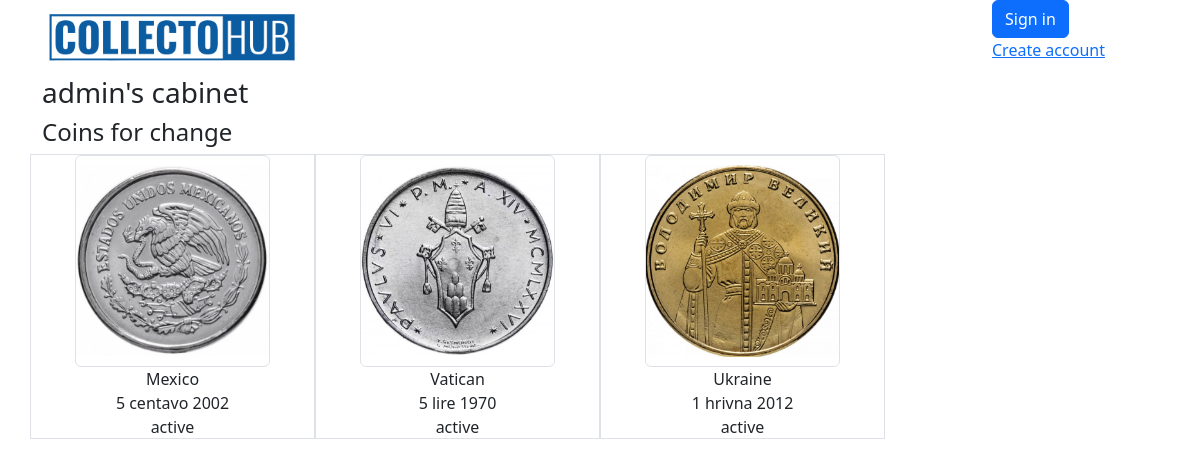
/user/cabinet/1/, run on the app's committed database.
### coins/models.py (models this page shows, shortened)
class Coin(models.Model):
    img_front = models.ImageField(upload_to='products_image', blank=True)
    img_back = models.ImageField(upload_to='products_image', blank=True)
    img_add_1 = models.ImageField(upload_to='products_image', blank=True)
    img_add_2 = models.ImageField(upload_to='products_image', blank=True)
    country = models.ForeignKey(Country, on_delete=models.CASCADE, related_name='coins')  # Reference to Country
    denomination = models.CharField(max_length=150)  # Denomination
    year = models.IntegerField()  # Year
    material = models.CharField(max_length=15, blank=True, choices=material_choices)  # Material
    safety = models.CharField(max_length=2, blank=True, choices=safety_choices)  # Optional field for admin use
    weight = models.FloatField(blank=True, null=True)  # Weight
    diameter = models.FloatField(blank=True, null=True)  # Diameter
    thickness = models.FloatField(blank=True, null=True)  # Thickness
    circulation = models.IntegerField(blank=True, null=True)  # Circulation
    owner = models.ForeignKey(User, on_delete=models.CASCADE, related_name='coins')
    box = models.ForeignKey('Box', on_delete=models.SET_NULL, blank=True, null=True, related_name='coins')
    status = models.CharField(max_length=1, choices=status_choices_coin, default='a')
    class Meta:
        verbose_name = 'Coin'
        verbose_name_plural = 'Coins'

class Country(models.Model):
    name = models.CharField(max_length=150, unique=True)
    continent = models.ForeignKey(Continent, on_delete=models.CASCADE, related_name="countries")
    class Meta:
        verbose_name = "Country"
        verbose_name_plural = "Countries"
    def __str__(self):
        return self.name

### coins/views.py (the view)
# urls.py: path('user/cabinet/<int:pk>/', views.UserCabinetView.as_view(), name='user-cabinet'),
class UserCabinetView(DetailView):
    model = User
    template_name = 'coins/user_cabinet.html'
    context_object_name = 'owner'
    extra_context = {
        'form': MessageForm(),
    }

### coins/models.py (called while the page is built)
    def active_coins(self):
        return self.user.coins.filter(status='a')

### coins/templates/coins/user_cabinet.html (shortened to what this page needs)
{% extends 'coins/base.html' %}
{% block content %}
<h3>{{ owner }}'s cabinet</h3>
<h4>Coins for change </h4>
<div class="row">
  {% for coin in owner.profile.active_coins %}
  <div class="col-3 text-center border">
    <a href="{% url 'coins:coin-detail' pk=coin.id %}">
      <img
        src="{{ coin.img_front.url }}"
        alt="coin"
        class="w-75 h-75 object-fit-contain border rounded"
      />
    </a>
    <p>
      {{ coin.country }}
      <br />
      {{ coin.denomination }} {{ coin.year }}
      <br>
      {{ coin.get_status_display }}
    </p>
  </div>
  {% endfor %}
</div>
{% endblock %}

### data on the page
Coin: img_front (picture), country "Mexico", denomination "5 centavo", year "2002", status "active"
Coin: img_front (picture), country "Vatican", denomination "5 lire", year "1970", status "active"
Coin: img_front (picture), country "Ukraine", denomination "1 hrivna", year "2012", status "active"

### other printed values
{{ owner }} "admin"
